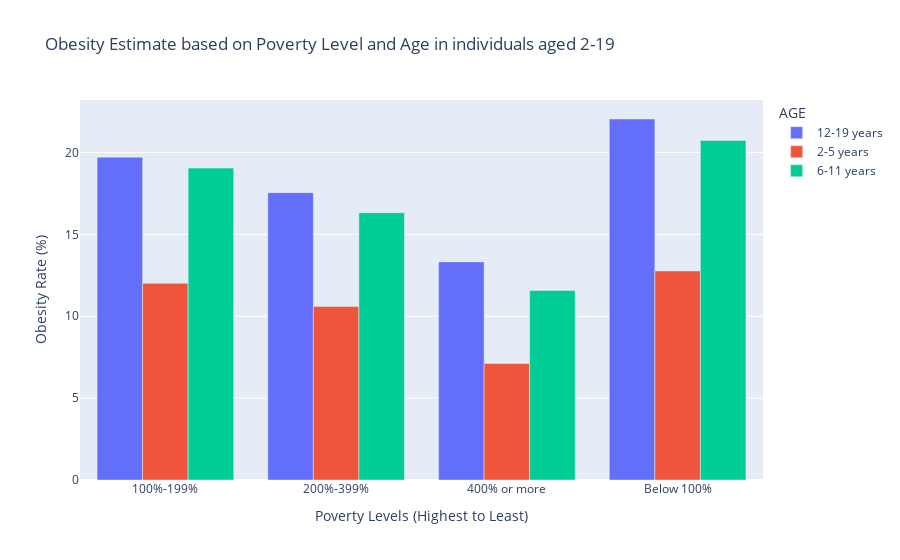

Notebook source saved alongside this figure:
### Markdown cell above
**Visual 1 - Data - Obesity Among Children and Adolescents 2-19**

### Code cell
obesity_Visual1(poverty_obesity)

### Figure 1 — Plotly figure (JSON) as saved in the notebook; plotly's stock layout.template omitted (floating-point values rounded to 4 significant figures)
{"data": [{"alignmentgroup": "True", "hovertemplate": "AGE=12-19 years<br>Poverty Levels (Highest to Least)=%{x}<br>Obesity Rate (%)=%{y}<extra></extra>", "legendgroup": "12-19 years", "marker": {"color": "#636efa", "pattern": {"shape": ""}}, "name": "12-19 years", "offsetgroup": "12-19 years", "orientation": "v", "showlegend": true, "textposition": "auto", "type": "bar", "x": ["100%-199%", "200%-399%", "400% or more", "Below 100%"], "xaxis": "x", "y": [19.72, 17.55, 13.32, 22.05], "yaxis": "y"}, {"alignmentgroup": "True", "hovertemplate": "AGE=2-5 years<br>Poverty Levels (Highest to Least)=%{x}<br>Obesity Rate (%)=%{y}<extra></extra>", "legendgroup": "2-5 years", "marker": {"color": "#EF553B", "pattern": {"shape": ""}}, "name": "2-5 years", "offsetgroup": "2-5 years", "orientation": "v", "showlegend": true, "textposition": "auto", "type": "bar", "x": ["100%-199%", "200%-399%", "400% or more", "Below 100%"], "xaxis": "x", "y": [12.01, 10.6, 7.12, 12.77], "yaxis": "y"}, {"alignmentgroup": "True", "hovertemplate": "AGE=6-11 years<br>Poverty Levels (Highest to Least)=%{x}<br>Obesity Rate (%)=%{y}<extra></extra>", "legendgroup": "6-11 years", "marker": {"color": "#00cc96", "pattern": {"shape": ""}}, "name": "6-11 years", "offsetgroup": "6-11 years", "orientation": "v", "showlegend": true, "textposition": "auto", "type": "bar", "x": ["100%-199%", "200%-399%", "400% or more", "Below 100%"], "xaxis": "x", "y": [19.05, 16.33, 11.58, 20.74], "yaxis": "y"}], "layout": {"autosize": true, "barmode": "group", "legend": {"title": {"text": "AGE"}, "tracegroupgap": 0}, "title": {"text": "Obesity Estimate based on Poverty Level and Age in individuals aged 2-19"}, "xaxis": {"anchor": "y", "autorange": true, "domain": [0, 1], "range": [-0.5, 3.5], "title": {"text": "Poverty Levels (Highest to Least)"}, "type": "category"}, "yaxis": {"anchor": "x", "autorange": true, "domain": [0, 1], "range": [0, 23.21], "title": {"text": "Obesity Rate (%)"}, "type": "linear"}}}
